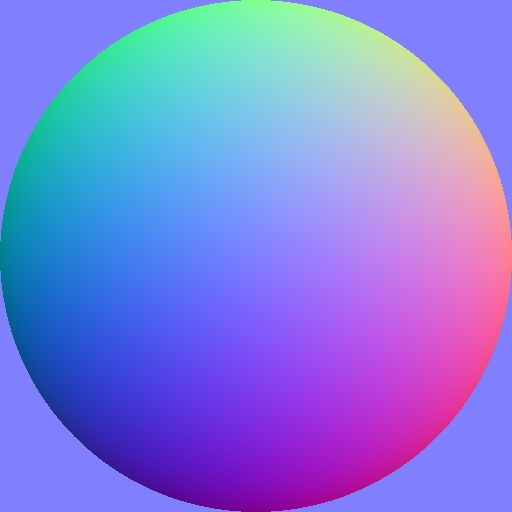
#> input picture normal_tex.jpg, 512 x 512 px
$ python -i pipeline.py   (imports and definitions only)
#> lines starting #> are read from the running program, lines starting #| are printed output that depends on the picture
import sys
from pathlib import Path
from subprocess import check_call, DEVNULL
from PIL import Image

shipdir = Path('../endless-sky/images/ship/')

# [9 lines left out: functions blender, convert, not called in this run]

def stem(path):
    return path.stem.replace("-bump", "").replace("-flat", "")

def render(source):
    '''Given a blend file, create flat and normal images from it

    Given foo/bar.blend, the outputs will be foo/bar.png and foo/bar-bump.png.

    Assuming foo/bar.xcf exists, you should then launch it and run the two tools
    from ./gimp-plugin.

    TODO Replace 'bump' with 'norm'. They're normal maps, not bump maps.
    '''
    name = stem(source)
    print("Rendering '{}'".format(name))
    blender(source.parent/'{}.blend'.format(name), '-P r_flat.py -o flat#.png -f 1')
    blender(source.parent/'{}.blend'.format(name), '-P r_norm.py -o bump#.png -f 1')
    convert('flat1.png', source.parent/'{}.png'.format(name), '-trim +repage')
    convert('bump1.png', source.parent/'{}-bump.png'.format(name), '-trim +repage')

# [41 lines left out: function install, not called in this run]


# [4 lines not run here, left out]

>>> import cv2
>>> picture = cv2.imread('normal_tex.jpg', cv2.IMREAD_GRAYSCALE)
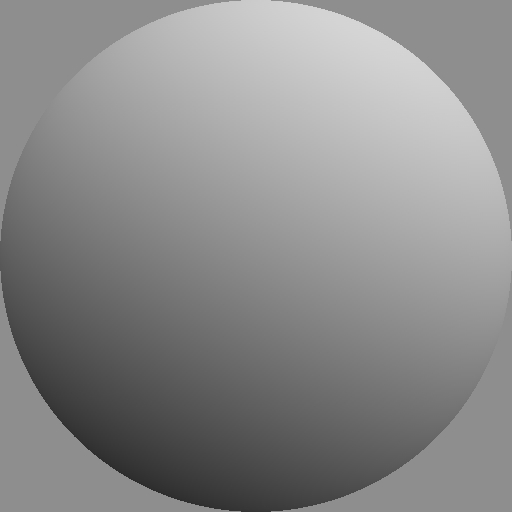
#> picture: shape (512, 512); min 44, max 214, mean 138.2
#> (the run stopped early here; a loop or call above may not have finished)
